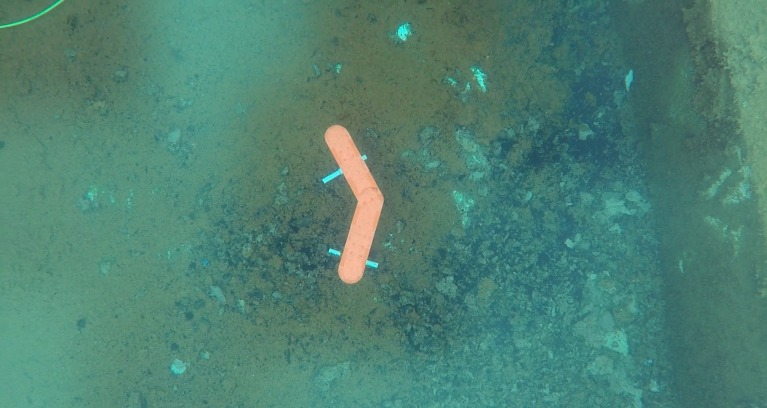
#> input picture angle.jpeg, 767 x 408 px, given in place of the camera
$ python colorDetection.py
#> lines starting #> are read from the running program, lines starting #| are printed output that depends on the picture; after the words box and inside, x2 and y2 are one past the last pixel; in counts of white or black regions, pixels touching at a corner belong together
import cv2
import numpy as np

frameWidth=640
frameHeight=480

vid=cv2.VideoCapture(0)
vid.set(3,frameWidth)
vid.set(4,frameHeight)

def empty(a):
    pass

cv2.namedWindow("HSV")
cv2.resizeWindow("HSV",640,240)
cv2.createTrackbar("HUE Min","HSV",0,179,empty)
#> slider 'HUE Min' is set to 35
cv2.createTrackbar("HUE Max","HSV",179,179,empty)
cv2.createTrackbar("SAT Min","HSV",0,255,empty)
#> slider 'SAT Min' is set to 51
cv2.createTrackbar("SAT Max","HSV",255,255,empty)
cv2.createTrackbar("VAL Min","HSV",0,255,empty)
#> slider 'VAL Min' is set to 51
cv2.createTrackbar("VAL Max","HSV",255,255,empty)


while True:
    success, img=vid.read()
#> img is the input picture: shape (408, 767, 3); mean B, G, R 114.4, 129.2, 78.6
    img=cv2.resize(img,(frameWidth,frameHeight))
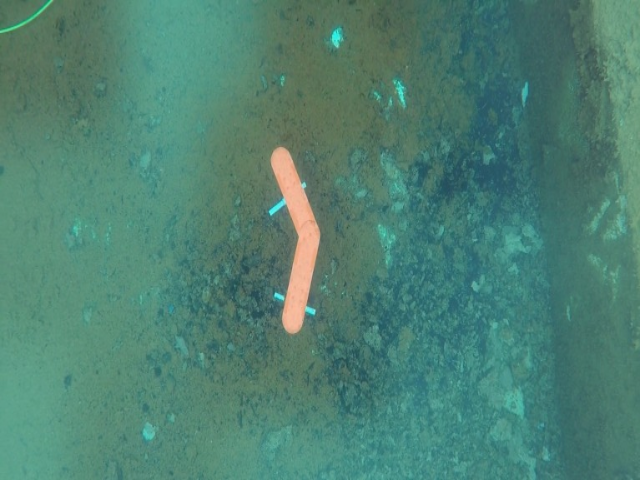
#> img: shape (480, 640, 3); mean B, G, R 114.3, 129.1, 78.5

    imgHsv=cv2.cvtColor(img,cv2.COLOR_BGR2HSV)
#> imgHsv: shape (480, 640, 3); mean H, S, V 79.2, 103.2, 130.1

    h_min=cv2.getTrackbarPos("HUE Min","HSV")
    h_max=cv2.getTrackbarPos("HUE Max","HSV")
    s_min=cv2.getTrackbarPos("SAT Min","HSV")
    s_max=cv2.getTrackbarPos("SAT Max","HSV")
    v_min=cv2.getTrackbarPos("VAL Min","HSV")
    v_max=cv2.getTrackbarPos("VAL Max","HSV")

    lower = np.array([h_min,s_min,v_min])
    upper=np.array([h_max,s_max,v_max])
    mask=cv2.inRange(imgHsv, lower, upper)
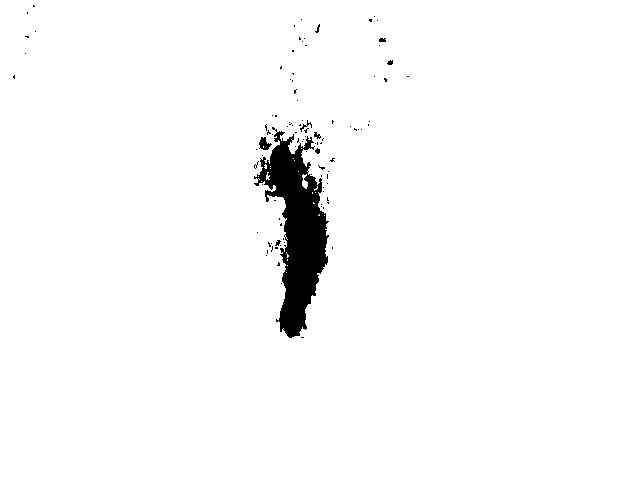
#> mask: shape (480, 640); 97.5% white; 100 black regions (92 under 20 px), largest, box (x1, y1, x2, y2) and area: (254, 127, 329, 338) 7201, (259, 137, 272, 150) 99, (300, 120, 312, 132) 34
    result=cv2.bitwise_and(img,img,mask=mask)
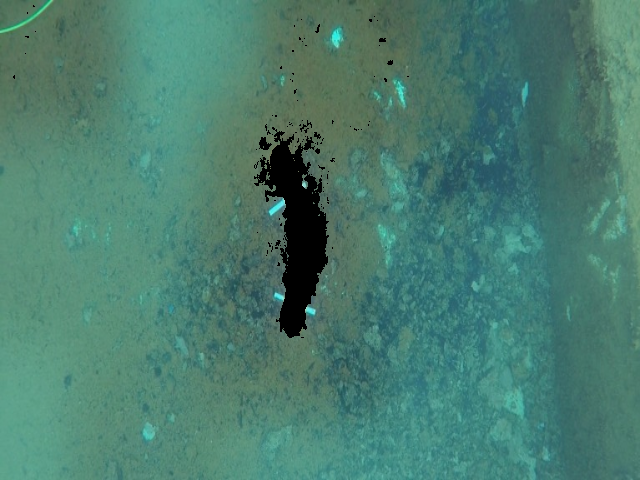
#> result: shape (480, 640, 3); mean B, G, R 111.1, 125.3, 74.2

    mask=cv2.cvtColor(mask,cv2.COLOR_GRAY2BGR)

    hstack=np.hstack([img,mask,result])
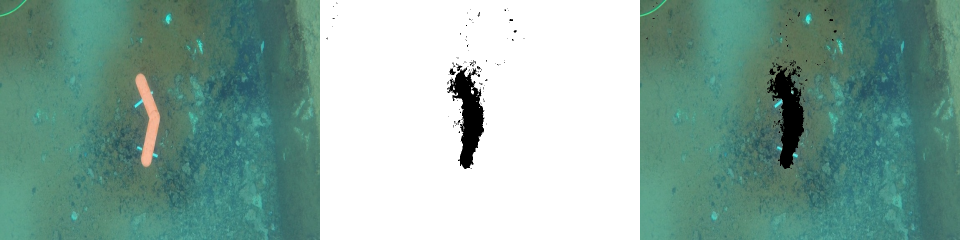
#> hstack: shape (480, 1920, 3) (shown at 1/2 size); mean B, G, R 158, 167.7, 133.8

    # cv2.imshow("Video",img)
    # cv2.imshow("Result",result)
    # cv2.imshow("Mask", mask)
    cv2.imshow("HSV Video", imgHsv)
    cv2.imshow("Stacked",hstack)


    if cv2.waitKey(10) & 0xFF == ord('q'):
#> (key q is pressed here)
        break

vid.release()
cv2.destroyAllWindows()
